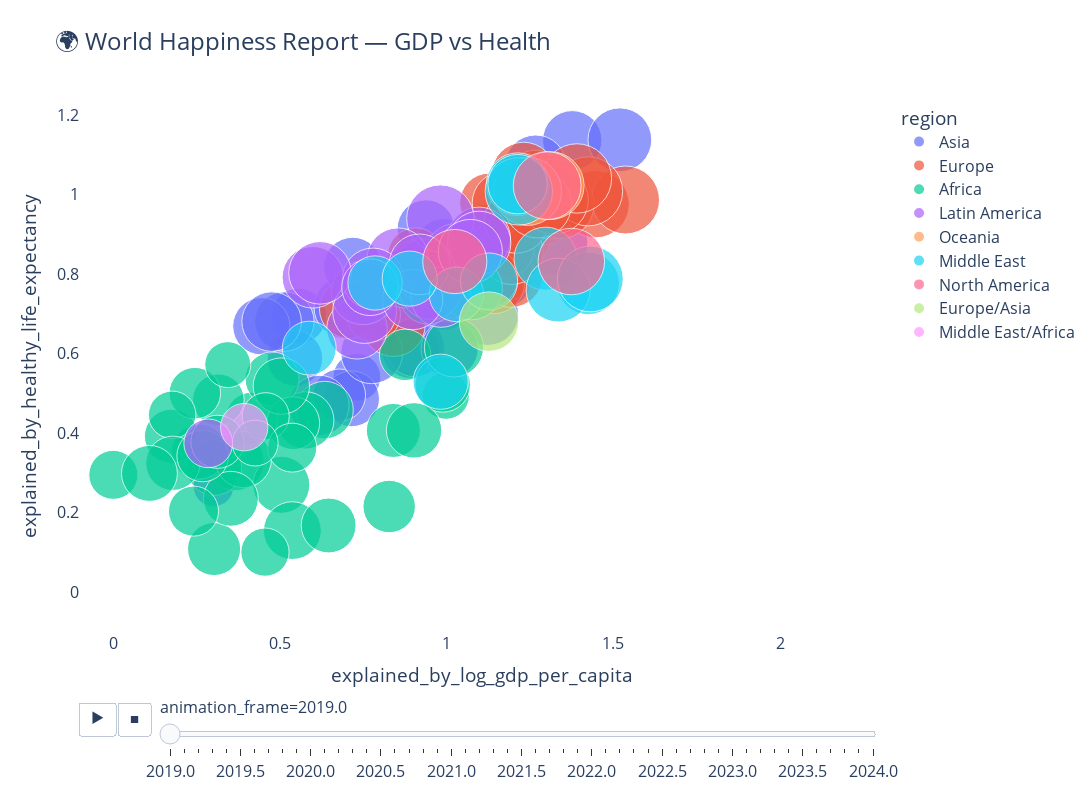

Notebook cell for this chart:
### Markdown cell above
<h4>Exploratory Data Analysis</h4>

### Code cell
years = sorted(new_df["year"].unique())
all_frames = []

for i in range(len(years) - 1):
    year_start, year_end = years[i], years[i+1]
    df_start = new_df[new_df["year"] == year_start].set_index("country_name")
    df_end = new_df[new_df["year"] == year_end].set_index("country_name")

    # Align by country (drop if missing in either year)
    common_countries = df_start.index.intersection(df_end.index)
    df_start, df_end = df_start.loc[common_countries], df_end.loc[common_countries]

    # Generate smooth intermediate frames (10 steps per year)
    steps = 10
    for j in range(steps):
        alpha = j / steps
        df_interp = df_start.copy()
        for col in ["ladder_score", "explained_by_log_gdp_per_capita", "explained_by_healthy_life_expectancy"]:
            df_interp[col] = (1-alpha)*df_start[col] + alpha*df_end[col]
        df_interp["year"] = year_start + alpha*(year_end - year_start)
        all_frames.append(df_interp.reset_index())

# Add the last year
all_frames.append(new_df[new_df["year"] == years[-1]])

# Concatenate all interpolated frames
df_smooth = pd.concat(all_frames, ignore_index=True)

# -----------------------------
# Plotly Animated Scatter
# -----------------------------
fig = px.scatter(
    df_smooth,
    x="explained_by_log_gdp_per_capita",
    y="explained_by_healthy_life_expectancy",
    size="ladder_score",
    color="region",
    hover_name="country_name",
    animation_frame=df_smooth["year"].round(1).astype(str),  # smooth fractional years
    animation_group="country_name",
    size_max=50,
    range_x=[new_df["explained_by_log_gdp_per_capita"].min()-0.1, new_df["explained_by_log_gdp_per_capita"].max()+0.1],
    range_y=[new_df["explained_by_healthy_life_expectancy"].min()-0.1, new_df["explained_by_healthy_life_expectancy"].max()+0.1],
    title="🌍 World Happiness Report — GDP vs Health"
)

# Make animation smooth & slow
fig.update_layout(
    height=800, width=1100,
    font=dict(size=16),
    title_font=dict(size=24),
    plot_bgcolor="white"
)
fig.layout.updatemenus[0].buttons[0].args[1]["frame"]["duration"] = 300  # slower per frame
fig.layout.updatemenus[0].buttons[0].args[1]["transition"]["duration"] = 300  # smooth ease

fig.show()

fig.write_html("exports/" + fig.layout.title.text.replace(" ", "_") + ".html")
#fig.write_image("exports/" + fig.layout.title.text.replace(" ", "_") + ".png", scale=2)

### Figure 1 — Plotly figure (JSON) as saved in the notebook; plotly's stock layout.template omitted (floating-point values rounded to 4 significant figures)
{"data": [{"hovertemplate": "<b>%{hovertext}</b><br><br>region=Asia<br>animation_frame=2019.0<br>explained_by_log_gdp_per_capita=%{x}<br>explained_by_healthy_life_expectancy=%{y}<br>ladder_score=%{marker.size}<extra></extra>", "hovertext": ["Afghanistan", "Armenia", "Azerbaijan", "Bangladesh", "Cambodia", "China", "Georgia", "Hong Kong SAR of China", "India", "Indonesia", "Japan", "Kazakhstan", "Kyrgyzstan", "Lao PDR", "Malaysia", "Maldives", "Mongolia", "Myanmar", "Nepal", "Pakistan", "Philippines", "Republic of Korea", "Singapore", "Sri Lanka", "Taiwan Province of China", "Tajikistan", "Thailand", "Turkmenistan", "Uzbekistan", "Viet Nam"], "ids": ["Afghanistan", "Armenia", "Azerbaijan", "Bangladesh", "Cambodia", "China", "Georgia", "Hong Kong SAR of China", "India", "Indonesia", "Japan", "Kazakhstan", "Kyrgyzstan", "Lao PDR", "Malaysia", "Maldives", "Mongolia", "Myanmar", "Nepal", "Pakistan", "Philippines", "Republic of Korea", "Singapore", "Sri Lanka", "Taiwan Province of China", "Tajikistan", "Thailand", "Turkmenistan", "Uzbekistan", "Viet Nam"], "legendgroup": "Asia", "marker": {"color": "#636efa", "size": [2.567, 4.677, 5.165, 4.833, 4.848, 5.124, 4.673, 5.51, 3.573, 5.286, 5.871, 6.058, 5.542, 4.889, 5.384, 5.198, 5.456, 4.308, 5.137, 5.693, 6.006, 5.872, 6.377, 4.327, 6.455, 5.556, 5.999, 5.119, 6.258, 5.353], "sizemode": "area", "sizeref": 0.003137, "symbol": "circle"}, "mode": "markers", "name": "Asia", "orientation": "v", "showlegend": true, "type": "scatter", "x": [0.3007, 0.8083, 0.9903, 0.5562, 0.5446, 0.9905, 0.8472, 1.377, 0.7306, 0.8917, 1.267, 1.123, 0.5132, 0.7147, 1.168, 0.9379, 0.9049, 0.6781, 0.4441, 0.6168, 0.7751, 1.245, 1.52, 0.898, 1.327, 0.4749, 1.007, 1.009, 0.6967, 0.7181], "xaxis": "x", "y": [0.2661, 0.7759, 0.7311, 0.6949, 0.5879, 0.8672, 0.6947, 1.137, 0.5406, 0.6104, 1.073, 0.6988, 0.6806, 0.4864, 0.7885, 0.9144, 0.6158, 0.4954, 0.6689, 0.4699, 0.6022, 1.023, 1.138, 0.792, 0.8784, 0.6806, 0.7939, 0.6124, 0.7167, 0.8191], "yaxis": "y"}, {"hovertemplate": "<b>%{hovertext}</b><br><br>region=Europe<br>animation_frame=2019.0<br>explained_by_log_gdp_per_capita=%{x}<br>explained_by_healthy_life_expectancy=%{y}<br>ladder_score=%{marker.size}<extra></extra>", "hovertext": ["Albania", "Austria", "Belarus", "Belgium", "Bosnia and Herzegovina", "Bulgaria", "Croatia", "Czechia", "Denmark", "Estonia", "Finland", "France", "Germany", "Greece", "Hungary", "Iceland", "Ireland", "Italy", "Kosovo", "Latvia", "Lithuania", "Luxembourg", "Malta", "Montenegro", "Netherlands", "Norway", "Poland", "Portugal", "Republic of Moldova", "Romania", "Serbia", "Slovakia", "Slovenia", "Spain", "Sweden", "Switzerland", "Ukraine", "United Kingdom"], "ids": ["Albania", "Austria", "Belarus", "Belgium", "Bosnia and Herzegovina", "Bulgaria", "Croatia", "Czechia", "Denmark", "Estonia", "Finland", "France", "Germany", "Greece", "Hungary", "Iceland", "Ireland", "Italy", "Kosovo", "Latvia", "Lithuania", "Luxembourg", "Malta", "Montenegro", "Netherlands", "Norway", "Poland", "Portugal", "Republic of Moldova", "Romania", "Serbia", "Slovakia", "Slovenia", "Spain", "Sweden", "Switzerland", "Ukraine", "United Kingdom"], "legendgroup": "Europe", "marker": {"color": "#EF553B", "size": [4.883, 7.294, 5.54, 6.864, 5.674, 5.102, 5.505, 6.911, 7.646, 6.022, 7.809, 6.664, 7.076, 5.515, 6.0, 7.504, 7.094, 6.387, 6.325, 5.95, 6.215, 7.238, 6.773, 5.546, 7.449, 7.488, 6.186, 5.911, 5.608, 6.124, 5.778, 6.281, 6.363, 6.401, 7.353, 7.56, 4.561, 7.165], "sizemode": "area", "sizeref": 0.003137, "symbol": "circle"}, "mode": "markers", "name": "Europe", "orientation": "v", "showlegend": true, "type": "scatter", "x": [0.9067, 1.317, 1.019, 1.296, 0.9184, 1.047, 1.109, 1.212, 1.327, 1.192, 1.285, 1.268, 1.314, 1.128, 1.164, 1.327, 1.447, 1.236, 0.8405, 1.141, 1.194, 1.537, 1.253, 1.01, 1.339, 1.424, 1.169, 1.169, 0.7079, 1.12, 0.9882, 1.195, 1.209, 1.231, 1.322, 1.391, 0.7804, 1.273], "xaxis": "x", "y": [0.8463, 1.001, 0.7526, 0.9649, 0.8139, 0.7778, 0.9006, 0.8946, 0.9793, 0.8426, 0.9613, 1.03, 0.9721, 0.9794, 0.8068, 1.001, 0.9757, 1.023, 0.6727, 0.7779, 0.7954, 0.9864, 0.972, 0.839, 0.9757, 1.008, 0.868, 0.9793, 0.7133, 0.7923, 0.8284, 0.8535, 0.9325, 1.051, 0.9865, 1.041, 0.6987, 0.9757], "yaxis": "y"}, {"hovertemplate": "<b>%{hovertext}</b><br><br>region=Africa<br>animation_frame=2019.0<br>explained_by_log_gdp_per_capita=%{x}<br>explained_by_healthy_life_expectancy=%{y}<br>ladder_score=%{marker.size}<extra></extra>", "hovertext": ["Algeria", "Benin", "Botswana", "Burkina Faso", "Burundi", "Cameroon", "Chad", "Comoros", "Congo", "Côte d’Ivoire", "Egypt", "Ethiopia", "Gabon", "Gambia", "Ghana", "Guinea", "Kenya", "Lesotho", "Liberia", "Libya", "Madagascar", "Malawi", "Mali", "Mauritania", "Mauritius", "Morocco", "Mozambique", "Namibia", "Niger", "Nigeria", "Rwanda", "Senegal", "Sierra Leone", "South Africa", "Swaziland", "Tanzania", "Togo", "Tunisia", "Uganda", "Zambia", "Zimbabwe"], "ids": ["Algeria", "Benin", "Botswana", "Burkina Faso", "Burundi", "Cameroon", "Chad", "Comoros", "Congo", "Côte d’Ivoire", "Egypt", "Ethiopia", "Gabon", "Gambia", "Ghana", "Guinea", "Kenya", "Lesotho", "Liberia", "Libya", "Madagascar", "Malawi", "Mali", "Mauritania", "Mauritius", "Morocco", "Mozambique", "Namibia", "Niger", "Nigeria", "Rwanda", "Senegal", "Sierra Leone", "South Africa", "Swaziland", "Tanzania", "Togo", "Tunisia", "Uganda", "Zambia", "Zimbabwe"], "legendgroup": "Africa", "marker": {"color": "#00cc96", "size": [5.005, 5.216, 3.479, 4.769, 3.775, 5.085, 4.423, 4.289, 5.194, 5.233, 4.151, 4.186, 4.829, 4.751, 5.148, 4.949, 4.583, 3.653, 4.558, 5.489, 4.166, 3.538, 4.729, 4.375, 6.101, 5.095, 4.624, 4.571, 4.91, 4.724, 3.312, 4.981, 3.926, 4.814, 4.308, 3.476, 4.187, 4.392, 4.432, 3.759, 3.299], "sizemode": "area", "sizeref": 0.003137, "symbol": "circle"}, "mode": "markers", "name": "Africa", "orientation": "v", "showlegend": true, "type": "scatter", "x": [0.9439, 0.3662, 0.9975, 0.3025, 0.0, 0.504, 0.3023, 0.4156, 0.6336, 0.5371, 0.8752, 0.3151, 0.988, 0.257, 0.5759, 0.39, 0.4764, 0.4549, 0.1741, 1.022, 0.2446, 0.1765, 0.3525, 0.5397, 1.074, 0.7586, 0.1787, 0.8401, 0.1083, 0.6459, 0.3432, 0.5041, 0.2406, 0.9021, 0.8275, 0.4572, 0.2681, 0.8747, 0.3123, 0.5368, 0.4256], "xaxis": "x", "y": [0.7454, 0.3281, 0.4941, 0.3128, 0.2952, 0.2702, 0.1087, 0.4374, 0.4581, 0.1549, 0.5969, 0.4838, 0.5226, 0.3532, 0.4322, 0.3337, 0.5363, 0.1009, 0.3923, 0.6156, 0.5006, 0.4462, 0.235, 0.4252, 0.7634, 0.7451, 0.3242, 0.4069, 0.2988, 0.1678, 0.5724, 0.5184, 0.204, 0.407, 0.2156, 0.4427, 0.3427, 0.7812, 0.3783, 0.3636, 0.375], "yaxis": "y"}, {"hovertemplate": "<b>%{hovertext}</b><br><br>region=Latin America<br>animation_frame=2019.0<br>explained_by_log_gdp_per_capita=%{x}<br>explained_by_healthy_life_expectancy=%{y}<br>ladder_score=%{marker.size}<extra></extra>", "hovertext": ["Argentina", "Bolivia", "Brazil", "Chile", "Colombia", "Costa Rica", "Dominican Republic", "Ecuador", "El Salvador", "Guatemala", "Haiti", "Honduras", "Jamaica", "Nicaragua", "Panama", "Paraguay", "Peru", "Uruguay", "Venezuela"], "ids": ["Argentina", "Bolivia", "Brazil", "Chile", "Colombia", "Costa Rica", "Dominican Republic", "Ecuador", "El Salvador", "Guatemala", "Haiti", "Honduras", "Jamaica", "Nicaragua", "Panama", "Paraguay", "Peru", "Uruguay", "Venezuela"], "legendgroup": "Latin America", "marker": {"color": "#ab63fa", "size": [5.975, 5.747, 6.376, 6.228, 6.163, 7.121, 5.689, 5.925, 6.348, 6.399, 3.721, 5.953, 5.89, 6.137, 6.305, 5.692, 5.797, 6.44, 5.053], "sizemode": "area", "sizeref": 0.003137, "symbol": "circle"}, "mode": "markers", "name": "Latin America", "orientation": "v", "showlegend": true, "type": "scatter", "x": [1.028, 0.731, 0.9527, 1.097, 0.9322, 0.9811, 0.9832, 0.8534, 0.7489, 0.7538, 0.2847, 0.5988, 0.7791, 0.62, 1.098, 0.898, 0.9185, 1.071, 0.7702], "xaxis": "x", "y": [0.8498, 0.6624, 0.7661, 0.8893, 0.81, 0.9396, 0.7419, 0.8388, 0.7527, 0.706, 0.3744, 0.792, 0.7884, 0.8031, 0.8785, 0.7359, 0.8244, 0.8569, 0.767], "yaxis": "y"}, {"hovertemplate": "<b>%{hovertext}</b><br><br>region=Oceania<br>animation_frame=2019.0<br>explained_by_log_gdp_per_capita=%{x}<br>explained_by_healthy_life_expectancy=%{y}<br>ladder_score=%{marker.size}<extra></extra>", "hovertext": ["Australia", "New Zealand"], "ids": ["Australia", "New Zealand"], "legendgroup": "Oceania", "marker": {"color": "#FFA15A", "size": [7.223, 7.3], "sizemode": "area", "sizeref": 0.003137, "symbol": "circle"}, "mode": "markers", "name": "Oceania", "orientation": "v", "showlegend": true, "type": "scatter", "x": [1.31, 1.242], "xaxis": "x", "y": [1.023, 1.008], "yaxis": "y"}, {"hovertemplate": "<b>%{hovertext}</b><br><br>region=Middle East<br>animation_frame=2019.0<br>explained_by_log_gdp_per_capita=%{x}<br>explained_by_healthy_life_expectancy=%{y}<br>ladder_score=%{marker.size}<extra></extra>", "hovertext": ["Bahrain", "Cyprus", "Iran", "Iraq", "Israel", "Jordan", "Kuwait", "Lebanon", "North Cyprus", "Saudi Arabia", "State of Palestine", "Türkiye", "United Arab Emirates"], "ids": ["Bahrain", "Cyprus", "Iran", "Iraq", "Israel", "Jordan", "Kuwait", "Lebanon", "North Cyprus", "Saudi Arabia", "State of Palestine", "Türkiye", "United Arab Emirates"], "legendgroup": "Middle East", "marker": {"color": "#19d3f3", "size": [6.227, 6.159, 4.672, 4.785, 7.129, 4.633, 6.102, 4.772, 5.536, 6.406, 4.553, 5.132, 6.791], "sizemode": "area", "sizeref": 0.003137, "symbol": "circle"}, "mode": "markers", "name": "Middle East", "orientation": "v", "showlegend": true, "type": "scatter", "x": [1.297, 1.213, 1.029, 0.982, 1.216, 0.7852, 1.425, 0.8892, 1.213, 1.334, 0.5878, 1.127, 1.431], "xaxis": "x", "y": [0.8388, 1.026, 0.7491, 0.5294, 1.008, 0.7776, 0.7765, 0.7887, 1.026, 0.7598, 0.6138, 0.7813, 0.7878], "yaxis": "y"}, {"hovertemplate": "<b>%{hovertext}</b><br><br>region=North America<br>animation_frame=2019.0<br>explained_by_log_gdp_per_capita=%{x}<br>explained_by_healthy_life_expectancy=%{y}<br>ladder_score=%{marker.size}<extra></extra>", "hovertext": ["Canada", "Mexico", "United States"], "ids": ["Canada", "Mexico", "United States"], "legendgroup": "North America", "marker": {"color": "#FF6692", "size": [7.232, 6.465, 6.94], "sizemode": "area", "sizeref": 0.003137, "symbol": "circle"}, "mode": "markers", "name": "North America", "orientation": "v", "showlegend": true, "type": "scatter", "x": [1.302, 1.024, 1.374], "xaxis": "x", "y": [1.023, 0.8316, 0.8316], "yaxis": "y"}, {"hovertemplate": "<b>%{hovertext}</b><br><br>region=Europe/Asia<br>animation_frame=2019.0<br>explained_by_log_gdp_per_capita=%{x}<br>explained_by_healthy_life_expectancy=%{y}<br>ladder_score=%{marker.size}<extra></extra>", "hovertext": ["Russian Federation"], "ids": ["Russian Federation"], "legendgroup": "Europe/Asia", "marker": {"color": "#B6E880", "size": [5.546], "sizemode": "area", "sizeref": 0.003137, "symbol": "circle"}, "mode": "markers", "name": "Europe/Asia", "orientation": "v", "showlegend": true, "type": "scatter", "x": [1.127], "xaxis": "x", "y": [0.6804], "yaxis": "y"}, {"hovertemplate": "<b>%{hovertext}</b><br><br>region=Middle East/Africa<br>animation_frame=2019.0<br>explained_by_log_gdp_per_capita=%{x}<br>explained_by_healthy_life_expectancy=%{y}<br>ladder_score=%{marker.size}<extra></extra>", "hovertext": ["Yemen"], "ids": ["Yemen"], "legendgroup": "Middle East/Africa", "marker": {"color": "#FF97FF", "size": [3.527], "sizemode": "area", "sizeref": 0.003137, "symbol": "circle"}, "mode": "markers", "name": "Middle East/Africa", "orientation": "v", "showlegend": true, "type": "scatter", "x": [0.3927], "xaxis": "x", "y": [0.415], "yaxis": "y"}], "layout": {"font": {"size": 16}, "height": 800, "legend": {"itemsizing": "constant", "title": {"text": "region"}, "tracegroupgap": 0}, "plot_bgcolor": "white", "sliders": [{"active": 0, "currentvalue": {"prefix": "animation_frame="}, "len": 0.9, "pad": {"b": 10, "t": 60}, "steps": [{"args": [["2019.0"], {"frame": {"duration": 0, "redraw": false}, "fromcurrent": true, "mode": "immediate", "transition": {"duration": 0, "easing": "linear"}}], "label": "2019.0", "method": "animate"}, {"args": [["2019.1"], {"frame": {"duration": 0, "redraw": false}, "fromcurrent": true, "mode": "immediate", "transition": {"duration": 0, "easing": "linear"}}], "label": "2019.1", "method": "animate"}, {"args": [["2019.2"], {"frame": {"duration": 0, "redraw": false}, "fromcurrent": true, "mode": "immediate", "transition": {"duration": 0, "easing": "linear"}}], "label": "2019.2", "method": "animate"}, {"args": [["2019.3"], {"frame": {"duration": 0, "redraw": false}, "fromcurrent": true, "mode": "immediate", "transition": {"duration": 0, "easing": "linear"}}], "label": "2019.3", "method": "animate"}, {"args": [["2019.4"], {"frame": {"duration": 0, "redraw": false}, "fromcurrent": true, "mode": "immediate", "transition": {"duration": 0, "easing": "linear"}}], "label": "2019.4", "method": "animate"}, {"args": [["2019.5"], {"frame": {"duration": 0, "redraw": false}, "fromcurrent": true, "mode": "immediate", "transition": {"duration": 0, "easing": "linear"}}], "label": "2019.5", "method": "animate"}, {"args": [["2019.6"], {"frame": {"duration": 0, "redraw": false}, "fromcurrent": true, "mode": "immediate", "transition": {"duration": 0, "easing": "linear"}}], "label": "2019.6", "method": "animate"}, {"args": [["2019.7"], {"frame": {"duration": 0, "redraw": false}, "fromcurrent": true, "mode": "immediate", "transition": {"duration": 0, "easing": "linear"}}], "label": "2019.7", "method": "animate"}, {"args": [["2019.8"], {"frame": {"duration": 0, "redraw": false}, "fromcurrent": true, "mode": "immediate", "transition": {"duration": 0, "easing": "linear"}}], "label": "2019.8", "method": "animate"}, {"args": [["2019.9"], {"frame": {"duration": 0, "redraw": false}, "fromcurrent": true, "mode": "immediate", "transition": {"duration": 0, "easing": "linear"}}], "label": "2019.9", "method": "animate"}, {"args": [["2020.0"], {"frame": {"duration": 0, "redraw": false}, "fromcurrent": true, "mode": "immediate", "transition": {"duration": 0, "easing": "linear"}}], "label": "2020.0", "method": "animate"}, {"args": [["2020.1"], {"frame": {"duration": 0, "redraw": false}, "fromcurrent": true, "mode": "immediate", "transition": {"duration": 0, "easing": "linear"}}], "label": "2020.1", "method": "animate"}, {"args": [["2020.2"], {"frame": {"duration": 0, "redraw": false}, "fromcurrent": true, "mode": "immediate", "transition": {"duration": 0, "easing": "linear"}}], "label": "2020.2", "method": "animate"}, {"args": [["2020.3"], {"frame": {"duration": 0, "redraw": false}, "fromcurrent": true, "mode": "immediate", "transition": {"duration": 0, "easing": "linear"}}], "label": "2020.3", "method": "animate"}, {"args": [["2020.4"], {"frame": {"duration": 0, "redraw": false}, "fromcurrent": true, "mode": "immediate", "transition": {"duration": 0, "easing": "linear"}}], "label": "2020.4", "method": "animate"}, {"args": [["2020.5"], {"frame": {"duration": 0, "redraw": false}, "fromcurrent": true, "mode": "immediate", "transition": {"duration": 0, "easing": "linear"}}], "label": "2020.5", "method": "animate"}, {"args": [["2020.6"], {"frame": {"duration": 0, "redraw": false}, "fromcurrent": true, "mode": "immediate", "transition": {"duration": 0, "easing": "linear"}}], "label": "2020.6", "method": "animate"}, {"args": [["2020.7"], {"frame": {"duration": 0, "redraw": false}, "fromcurrent": true, "mode": "immediate", "transition": {"duration": 0, "easing": "linear"}}], "label": "2020.7", "method": "animate"}, {"args": [["2020.8"], {"frame": {"duration": 0, "redraw": false}, "fromcurrent": true, "mode": "immediate", "transition": {"duration": 0, "easing": "linear"}}], "label": "2020.8", "method": "animate"}, {"args": [["2020.9"], {"frame": {"duration": 0, "redraw": false}, "fromcurrent": true, "mode": "immediate", "transition": {"duration": 0, "easing": "linear"}}], "label": "2020.9", "method": "animate"}, {"args": [["2021.0"], {"frame": {"duration": 0, "redraw": false}, "fromcurrent": true, "mode": "immediate", "transition": {"duration": 0, "easing": "linear"}}], "label": "2021.0", "method": "animate"}, {"args": [["2021.1"], {"frame": {"duration": 0, "redraw": false}, "fromcurrent": true, "mode": "immediate", "transition": {"duration": 0, "easing": "linear"}}], "label": "2021.1", "method": "animate"}, {"args": [["2021.2"], {"frame": {"duration": 0, "redraw": false}, "fromcurrent": true, "mode": "immediate", "transition": {"duration": 0, "easing": "linear"}}], "label": "2021.2", "method": "animate"}, {"args": [["2021.3"], {"frame": {"duration": 0, "redraw": false}, "fromcurrent": true, "mode": "immediate", "transition": {"duration": 0, "easing": "linear"}}], "label": "2021.3", "method": "animate"}, {"args": [["2021.4"], {"frame": {"duration": 0, "redraw": false}, "fromcurrent": true, "mode": "immediate", "transition": {"duration": 0, "easing": "linear"}}], "label": "2021.4", "method": "animate"}, {"args": [["2021.5"], {"frame": {"duration": 0, "redraw": false}, "fromcurrent": true, "mode": "immediate", "transition": {"duration": 0, "easing": "linear"}}], "label": "2021.5", "method": "animate"}, {"args": [["2021.6"], {"frame": {"duration": 0, "redraw": false}, "fromcurrent": true, "mode": "immediate", "transition": {"duration": 0, "easing": "linear"}}], "label": "2021.6", "method": "animate"}, {"args": [["2021.7"], {"frame": {"duration": 0, "redraw": false}, "fromcurrent": true, "mode": "immediate", "transition": {"duration": 0, "easing": "linear"}}], "label": "2021.7", "method": "animate"}, {"args": [["2021.8"], {"frame": {"duration": 0, "redraw": false}, "fromcurrent": true, "mode": "immediate", "transition": {"duration": 0, "easing": "linear"}}], "label": "2021.8", "method": "animate"}, {"args": [["2021.9"], {"frame": {"duration": 0, "redraw": false}, "fromcurrent": true, "mode": "immediate", "transition": {"duration": 0, "easing": "linear"}}], "label": "2021.9", "method": "animate"}, {"args": [["2022.0"], {"frame": {"duration": 0, "redraw": false}, "fromcurrent": true, "mode": "immediate", "transition": {"duration": 0, "easing": "linear"}}], "label": "2022.0", "method": "animate"}, {"args": [["2022.1"], {"frame": {"duration": 0, "redraw": false}, "fromcurrent": true, "mode": "immediate", "transition": {"duration": 0, "easing": "linear"}}], "label": "2022.1", "method": "animate"}, {"args": [["2022.2"], {"frame": {"duration": 0, "redraw": false}, "fromcurrent": true, "mode": "immediate", "transition": {"duration": 0, "easing": "linear"}}], "label": "2022.2", "method": "animate"}, {"args": [["2022.3"], {"frame": {"duration": 0, "redraw": false}, "fromcurrent": true, "mode": "immediate", "transition": {"duration": 0, "easing": "linear"}}], "label": "2022.3", "method": "animate"}, {"args": [["2022.4"], {"frame": {"duration": 0, "redraw": false}, "fromcurrent": true, "mode": "immediate", "transition": {"duration": 0, "easing": "linear"}}], "label": "2022.4", "method": "animate"}, {"args": [["2022.5"], {"frame": {"duration": 0, "redraw": false}, "fromcurrent": true, "mode": "immediate", "transition": {"duration": 0, "easing": "linear"}}], "label": "2022.5", "method": "animate"}, {"args": [["2022.6"], {"frame": {"duration": 0, "redraw": false}, "fromcurrent": true, "mode": "immediate", "transition": {"duration": 0, "easing": "linear"}}], "label": "2022.6", "method": "animate"}, {"args": [["2022.7"], {"frame": {"duration": 0, "redraw": false}, "fromcurrent": true, "mode": "immediate", "transition": {"duration": 0, "easing": "linear"}}], "label": "2022.7", "method": "animate"}, {"args": [["2022.8"], {"frame": {"duration": 0, "redraw": false}, "fromcurrent": true, "mode": "immediate", "transition": {"duration": 0, "easing": "linear"}}], "label": "2022.8", "method": "animate"}, {"args": [["2022.9"], {"frame": {"duration": 0, "redraw": false}, "fromcurrent": true, "mode": "immediate", "transition": {"duration": 0, "easing": "linear"}}], "label": "2022.9", "method": "animate"}, {"args": [["2023.0"], {"frame": {"duration": 0, "redraw": false}, "fromcurrent": true, "mode": "immediate", "transition": {"duration": 0, "easing": "linear"}}], "label": "2023.0", "method": "animate"}, {"args": [["2023.1"], {"frame": {"duration": 0, "redraw": false}, "fromcurrent": true, "mode": "immediate", "transition": {"duration": 0, "easing": "linear"}}], "label": "2023.1", "method": "animate"}, {"args": [["2023.2"], {"frame": {"duration": 0, "redraw": false}, "fromcurrent": true, "mode": "immediate", "transition": {"duration": 0, "easing": "linear"}}], "label": "2023.2", "method": "animate"}, {"args": [["2023.3"], {"frame": {"duration": 0, "redraw": false}, "fromcurrent": true, "mode": "immediate", "transition": {"duration": 0, "easing": "linear"}}], "label": "2023.3", "method": "animate"}, {"args": [["2023.4"], {"frame": {"duration": 0, "redraw": false}, "fromcurrent": true, "mode": "immediate", "transition": {"duration": 0, "easing": "linear"}}], "label": "2023.4", "method": "animate"}, {"args": [["2023.5"], {"frame": {"duration": 0, "redraw": false}, "fromcurrent": true, "mode": "immediate", "transition": {"duration": 0, "easing": "linear"}}], "label": "2023.5", "method": "animate"}, {"args": [["2023.6"], {"frame": {"duration": 0, "redraw": false}, "fromcurrent": true, "mode": "immediate", "transition": {"duration": 0, "easing": "linear"}}], "label": "2023.6", "method": "animate"}, {"args": [["2023.7"], {"frame": {"duration": 0, "redraw": false}, "fromcurrent": true, "mode": "immediate", "transition": {"duration": 0, "easing": "linear"}}], "label": "2023.7", "method": "animate"}, {"args": [["2023.8"], {"frame": {"duration": 0, "redraw": false}, "fromcurrent": true, "mode": "immediate", "transition": {"duration": 0, "easing": "linear"}}], "label": "2023.8", "method": "animate"}, {"args": [["2023.9"], {"frame": {"duration": 0, "redraw": false}, "fromcurrent": true, "mode": "immediate", "transition": {"duration": 0, "easing": "linear"}}], "label": "2023.9", "method": "animate"}, {"args": [["2024.0"], {"frame": {"duration": 0, "redraw": false}, "fromcurrent": true, "mode": "immediate", "transition": {"duration": 0, "easing": "linear"}}], "label": "2024.0", "method": "animate"}], "x": 0.1, "xanchor": "left", "y": 0, "yanchor": "top"}], "title": {"font": {"size": 24}, "text": "🌍 World Happiness Report — GDP vs Health"}, "updatemenus": [{"buttons": [{"args": [null, {"frame": {"duration": 300, "redraw": false}, "fromcurrent": true, "mode": "immediate", "transition": {"duration": 300, "easing": "linear"}}], "label": "&#9654;", "method": "animate"}, {"args": [[null], {"frame": {"duration": 0, "redraw": false}, "fromcurrent": true, "mode": "immediate", "transition": {"duration": 0, "easing": "linear"}}], "label": "&#9724;", "method": "animate"}], "direction": "left", "pad": {"r": 10, "t": 70}, "showactive": false, "type": "buttons", "x": 0.1, "xanchor": "right", "y": 0, "yanchor": "top"}], "width": 1100, "xaxis": {"anchor": "y", "domain": [0, 1], "range": [-0.1, 2.309], "title": {"text": "explained_by_log_gdp_per_capita"}}, "yaxis": {"anchor": "x", "domain": [0, 1], "range": [-0.1, 1.238], "title": {"text": "explained_by_healthy_life_expectancy"}}}}
